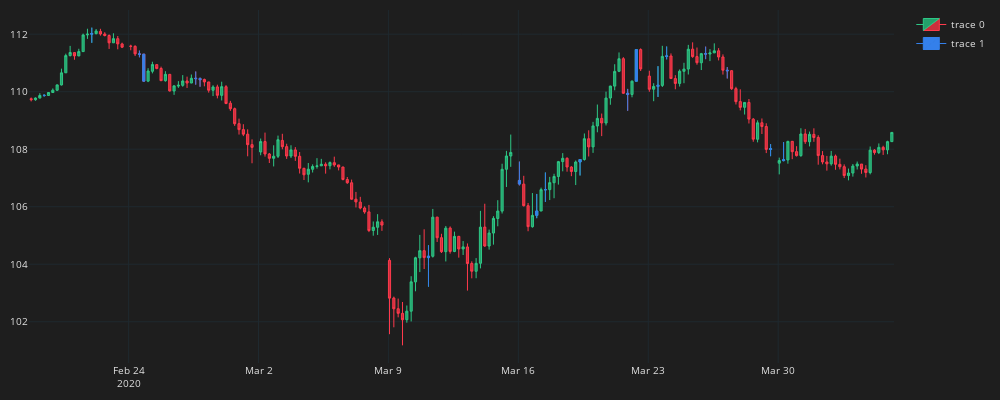

The notebook cell this image was saved under:
### Code cell
plot_candles(df_plot, df_markers)

### Figure 1 — Plotly figure (JSON) as saved in the notebook; plotly's stock layout.template omitted (floating-point values rounded to 4 significant figures; data arrays with more than 128 entries replaced by an {"elided": "..."} marker saying what was removed)
{"data": [{"close": {"elided": "200 float values"}, "decreasing": {"fillcolor": "#CC2E3C", "line": {"color": "#FF3A4C"}}, "high": {"elided": "200 float values"}, "increasing": {"fillcolor": "#24A06B", "line": {"color": "#2EC886"}}, "line": {"width": 1}, "low": {"elided": "200 float values"}, "opacity": 1, "open": {"elided": "200 float values"}, "type": "candlestick", "x": {"elided": "200 str values"}}, {"close": [109.9, 112.0, 111.3, 110.4, 110.5, 110.4, 104.3, 106.8, 105.9, 106.6, 107.6, 109.9, 111.5, 110.2, 111.2, 111.3, 110.7, 108.0, 107.6], "decreasing": {"fillcolor": "#3480eb", "line": {"color": "#3480eb"}}, "high": [109.9, 112.2, 111.4, 111.3, 110.7, 110.5, 104.7, 107.6, 106.4, 107.2, 107.6, 110.1, 111.5, 110.9, 111.6, 111.6, 110.9, 108.2, 108.2], "increasing": {"fillcolor": "#3480eb", "line": {"color": "#3480eb"}}, "line": {"width": 1}, "low": [109.8, 111.7, 111.2, 110.3, 110.2, 110.2, 103.2, 106.7, 105.6, 106.2, 107.1, 109.3, 110.4, 109.8, 111.1, 111.1, 110.5, 107.8, 107.6], "opacity": 1, "open": [109.9, 112, 111.3, 111.3, 110.5, 110.5, 104.2, 106.9, 105.7, 106.6, 107.6, 109.9, 110.4, 110.2, 111.2, 111.3, 110.7, 108.0, 107.6], "type": "candlestick", "x": ["2020-02-18T18:00:00+00:00", "2020-02-20T14:00:00+00:00", "2020-02-24T10:00:00+00:00", "2020-02-24T14:00:00+00:00", "2020-02-26T14:00:00+00:00", "2020-02-26T18:00:00+00:00", "2020-03-10T13:00:00+00:00", "2020-03-16T01:00:00+00:00", "2020-03-16T17:00:00+00:00", "2020-03-17T01:00:00+00:00", "2020-03-18T09:00:00+00:00", "2020-03-20T05:00:00+00:00", "2020-03-20T13:00:00+00:00", "2020-03-23T09:00:00+00:00", "2020-03-23T17:00:00+00:00", "2020-03-25T05:00:00+00:00", "2020-03-26T01:00:00+00:00", "2020-03-27T17:00:00+00:00", "2020-03-30T05:00:00+00:00"]}], "layout": {"font": {"color": "#e1e1e1", "size": 10}, "height": 400, "margin": {"b": 10, "l": 10, "t": 10}, "paper_bgcolor": "#1e1e1e", "plot_bgcolor": "#1e1e1e", "width": 1000, "xaxis": {"fixedrange": true, "gridcolor": "#1f292f", "rangebreaks": [{"bounds": ["sat", "mon"]}], "rangeslider": {"visible": false}, "showgrid": true}, "yaxis": {"gridcolor": "#1f292f", "showgrid": true}}}
